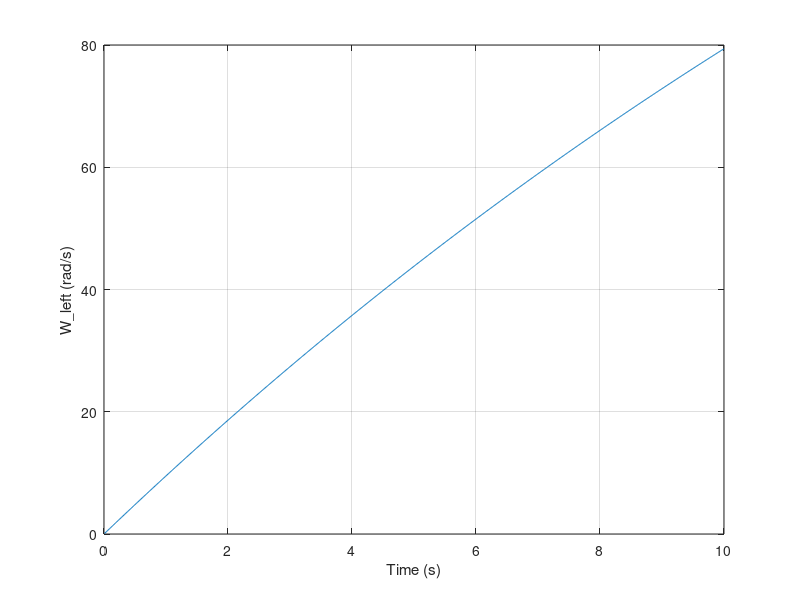

MATLAB code for this plot: (Note: this script raises an error after producing the figure.)
%% AGV Kinematics

%% Main Simulation loop

function AGV_Kinematics_and_Controller

    clc; close all; clear;

    % 1. Initialize System Components
    % Simulation timing parameters
    dt = 0.01; 

    kinematics = AGV_kinematics();
    cmd = velocity_generator(dt);

    t_final = cmd.time(end);
    time = 0:dt:t_final;
    N = length(time);

    % Initial robot state: [x, y, theta]
    q = [0; 0; 0]; 
    XI = zeros(3, N); % Log state history
    
   % Controller setup: Standardize PID struct fields
    PID_gains       = [10, 0.1, 0.5, 2.0]; % [Kp, Ki, Kd, i_limit]
    PID_motor_gains = [2, 1, 0.1, 2.0];

    % Initialize using the exact same struct template
    pid_template   = struct('integral', 0, 'prev_error', 0, 'd_filt', 0);
    turret_PIDs    = repmat(pid_template, 1, 4);
    motor_PIDs     = repmat(pid_template, 4, 2);
    omega_m_actual = zeros(4, 2);
    
    % 2. Initialize 8 motor PID controller structs (4 turrets x 2 wheels)
    for i = 1:4
        for j = 1:2
            motor_PIDs(i, j).integral   = 0;
            motor_PIDs(i, j).prev_error = 0;
        end
    end

    % Test 01 - Kinematics Sanity check

    kinematics = AGV_kinematics();
    test01_velocity = [1 0 0 -0.3;
        0 1 0 0;
        0 0 1 1];

    turret_velocities_Vx = reshape(kinematics.wheel_array * test01_velocity(:,1), 2, 4)';
    turret_velocities_Vy = reshape(kinematics.wheel_array * test01_velocity(:,2), 2, 4)';
    turret_velocities_W = reshape(kinematics.wheel_array * test01_velocity(:,3), 2, 4)';
    turret_velocities_04 = reshape(kinematics.wheel_array * test01_velocity(:,4), 2, 4)';

    disp('--- Pure Vx = 1 ---');
    disp(turret_velocities_Vx);
    
    disp('--- Pure Vy = 1 ---');
    disp(turret_velocities_Vy);
    
    disp('--- Pure W = 1 ---');
    disp(turret_velocities_W);

    disp('--- Test 04 ---');
    disp(turret_velocities_04);



    % Test 02 - Wheel/Turrets dynamics sanity test

    W_left_test = 0;
    W_right_test = 0;
    phi_dot_test = 0;
    Torque_left_test = 5;
    Torque_right_test = 15;


    dt = 0.01;
    T_final = 10;
    N = T_final/dt;
    W_L_history = zeros(1, N);
    
    for k = 1:N
        [dW_L, dW_R, dphi_dot] = wheel_and_turret_dynamics(W_left_test, W_right_test, phi_dot_test, Torque_left_test, Torque_right_test, kinematics);
        W_left_test  = W_left_test  + dW_L * dt;
        W_right_test = W_right_test + dW_R * dt;
        W_L_history(k) = W_left_test;
        phi_dot_test = phi_dot_test + dphi_dot * dt;
        phi_dot_history(k) = phi_dot_test;
    end

    plot((1:N)*dt, phi_dot_history);
    xlabel('Time (s)'); ylabel('W\_left (rad/s)'); grid on;

    % Test 03 - Pure Vx test
    kinematics = AGV_kinematics();
    PID_gains       = [10, 0.1, 0.5, 2.0];
    PID_motor_gains = [2, 1, 0.1, 2.0];
    pid_template   = struct('integral', 0, 'prev_error', 0, 'd_filt', 0);
    turret_PIDs    = repmat(pid_template, 1, 4);
    motor_PIDs     = repmat(pid_template, 4, 2);
    omega_m_actual = zeros(4, 2);
     
    dt = 0.01;
    T_final = 10;
    N = T_final/dt;
     
    Vx = -0.3; Vy = 0; W = 1;   % diagonal step
     
    turret_angle_hist = zeros(4, N);
    Vbody_act_hist    = zeros(3, N);
    
    
    for k = 1:N
        [phi_dot_cmd, torque_cmd, turret_PIDs, motor_PIDs, kinematics, omega_m_actual, V_body_act] = ...
            control_loop(Vx, Vy, W, kinematics, turret_PIDs, motor_PIDs, PID_gains, PID_motor_gains, omega_m_actual, dt);
        turret_angle_hist(:,k) = kinematics.turret_angles;
        Vbody_act_hist(:,k) = V_body_act;
    end
     
    t = (1:N)*dt;
    turret_spread = max(turret_angle_hist,[],1) - min(turret_angle_hist,[],1);
    
    figure('Name','Diagonal step - overview');
    subplot(2,1,1);
    plot(t, turret_angle_hist'); ylabel('turret angle (rad)'); xlabel('Time (s)'); grid on;
    legend('turret 1','turret 2','turret 3','turret 4');
    title('Turret angles - all should settle at \pi/4');
     
    subplot(2,1,2);
    plot(t, Vbody_act_hist'); ylabel('V\_body\_act'); xlabel('Time (s)'); grid on;
    legend('Vx\_act','Vy\_act','W\_act');
    title('Vx\_act vs Vy\_act - checking for asymmetric transient');
    
    figure('Name','Diagonal step - turret synchronization');
    plot(t, turret_spread, 'LineWidth', 1.5); grid on;
    xlabel('Time (s)'); ylabel('max(angle) - min(angle)  (rad)');
    title('Turret desynchronization over time (0 = perfectly synced)');
     
    fprintf('Max turret angle spread during transient: %.5f rad (%.3f deg)\n', ...
        max(turret_spread), max(turret_spread)*180/pi);
    fprintf('Peak Vx_act: %.4f   Peak Vy_act: %.4f   (commanded Vx=Vy=%.2f)\n', ...
        max(Vbody_act_hist(1,:)), max(Vbody_act_hist(2,:)), Vx);

    % Test04 - Kinematic verification due to Vx 
    kinematics = AGV_kinematics();
    P = pinv(kinematics.wheel_array);
    disp('Row producing Vx_act:'); disp(P(1,:));
    disp('Row producing Vy_act:'); disp(P(2,:));
    disp('Row producing W_act:');  disp(P(3,:));

    diff_xy = Vbody_act_hist(1,:) - Vbody_act_hist(2,:);
    fprintf('Max |Vx_act - Vy_act| during transient: %.6f\n', max(abs(diff_xy)));
    plot(t, diff_xy); xlabel('Time (s)'); ylabel('Vx\_act - Vy\_act'); grid on;
    title('Difference between Vx\_act and Vy\_act — should be ~0 if truly symmetric');

    predicted_shape = cos(turret_angle_hist(1,:)) - sin(turret_angle_hist(1,:));
    figure; plot(t, predicted_shape); grid on;
    title('cos(\phi) - sin(\phi) — predicted shape of the Vx-Vy asymmetry');

    % % 2. Main Simulation Loop
    % % Inside function AGV_Kinematics_and_Controller
    % % Replace section inside "for k = 1:N" loop:
    % 
    % for k = 1:N
    %     t_curr = time(k);
    % 
    %     % Direct continuous interpolation lookup
    %     Vx = cmd.vx(k);
    %     Vy = cmd.vy(k);
    %     W  = cmd.w(k); 
    % 
    %     % Run Control Loop to calculate steering rate, motor torques, and update physical states
    %     [phi_dot_cmd, torque_cmd, turret_PIDs, motor_PIDs, kinematics, omega_m_actual, V_body_act] = ...
    %         control_loop(Vx, Vy, W, kinematics, turret_PIDs, motor_PIDs, PID_gains, PID_motor_gains, omega_m_actual, dt);
    % 
    %     % Theoretical state q integration transformed into World Frame
    %     theta = q(3);
    %     R = [cos(theta), -sin(theta), 0;
    %          sin(theta),  cos(theta), 0;
    %          0,           0,          1];
    % 
    %     q_dot = R * [Vx; Vy; W];
    %     q = q + q_dot * dt;
    % 
    %     robot_pose = [kinematics.pose(1); kinematics.pose(2); kinematics.pose(3)];
    %     % Log state
    %     XI(:, k)  = robot_pose;
    %     XII(:, k) = q;
    % end
    % 
    % % 3. Plotting & Animation
    % run_animation(time, XI, dt); 
    % 
    % run_animation(time, XII, dt); 
    % 
    % plot_tracking_errors(time, XI, XII);

end


%% Kinematics of the system

function kinematics_AGV = AGV_kinematics() 

    distance_x = 0.657; % m
    distance_y = 0.18625; % m
    kinematics_AGV.k_gear = 7.58;
    kinematics_AGV.pose = [0; 0; 0];

    kinematics_AGV.turrets_position = [
        distance_x, -distance_y;
        -distance_x, -distance_y;
        -distance_x, distance_y;
        distance_x, distance_y];

    kinematics_AGV.wheel_array = [
        1, 0, -kinematics_AGV.turrets_position(1,2);
        0, 1, kinematics_AGV.turrets_position(1,1);
        1, 0, -kinematics_AGV.turrets_position(2,2);
        0, 1, kinematics_AGV.turrets_position(2,1);
        1, 0, -kinematics_AGV.turrets_position(3,2);
        0, 1, kinematics_AGV.turrets_position(3,1);
        1, 0, -kinematics_AGV.turrets_position(4,2);
        0, 1, kinematics_AGV.turrets_position(4,1)];

    kinematics_AGV.radius_wheel = 0.07; % m
    kinematics_AGV.distance_between_wheels = 0.15; % m

    kinematics_AGV.turret_angles = [0, 0, 0, 0];

end

%% Wheel and turret dynamics

function [W_dot_left_motor, W_dot_right_motor, acceleration_turret] = wheel_and_turret_dynamics(W_left, W_right, phi_dot, torque_left, torque_right, kinematics)

    % --- Physical Parameters ---, 
    wheel_radius   = kinematics.radius_wheel;;  % r (m)
    wheel_distance = kinematics.distance_between_wheels;  % d (m)
    k_gear         = kinematics.k_gear;   % Gear ratio
    J_wheel        = 0.145833;  % Motor + wheel inertia J_mw (kg*m^2)
    I_turret       = 0.481014;   % Turret moment of inertia I (kg*m^2)
    b_motor        = 0.01;  % Motor viscous damping constant
    b_turret       = 0.02;  % Turret steering damping constant

    % Wheel dynamics
    % Transform wheel speed to motor (rpms)
    W_left_motor =  k_gear*W_left;
    W_right_motor = k_gear*W_right;

    % Calculate motor acceleration
    W_dot_left_motor  = (torque_left  - b_motor * W_left)  / J_wheel;
    W_dot_right_motor = (torque_right - b_motor * W_right) / J_wheel;

    torque_turret = (wheel_radius/wheel_distance)*(torque_right - torque_left);

    acceleration_turret = (1/I_turret) * (torque_turret - b_turret*phi_dot);


end

%% Controller for the AGV

function [u, PID] = PID_controller(PID, Gains, error_val, dt, u_max)
    if nargin < 5
        u_max = Inf; % Default unconstrained
    end

    Kp = Gains(1);
    Ki = Gains(2);
    Kd = Gains(3);
    i_limit = Gains(4);

    % Derivative with low-pass filter
    alpha = 0.1;
    d_raw = (error_val - PID.prev_error) / dt;
    PID.d_filt = alpha * d_raw + (1 - alpha) * PID.d_filt;

    % Proportional + Derivative output
    u_pd = Kp * error_val + Kd * PID.d_filt;
    
    % Unclamped control signal using existing integral state
    u_raw = u_pd + Ki * PID.integral;
    
    % Saturate control signal
    u = min(max(u_raw, -u_max), u_max);
    
    % Anti-windup conditional integration (only accumulate integral if not saturated)
    if u_raw == u
        PID.integral = PID.integral + error_val * dt;
        PID.integral = min(max(PID.integral, -i_limit), i_limit);
    end

    PID.prev_error = error_val;
end

%% Control loop

function [phi_dot_cmd, torque_cmd, turret_PIDs, motor_PIDs, kinematics, omega_m_actual, V_body_act] = ...
    control_loop(Vx, Vy, W, kinematics, turret_PIDs, motor_PIDs, Gains, Gains_motor, omega_m_actual, dt)
    
    velocity = [Vx; Vy; W];

    turrets_velocities = reshape(kinematics.wheel_array * velocity, 2,4)';

    phi_dot_cmd = zeros(4, 1);
    omega_wheels = zeros(4, 2);

    torque_max = 100;

    for i = 1:4
        
        % Extract velocities 
        vx_i = turrets_velocities(i, 1);
        vy_i = turrets_velocities(i, 2);

        v_bar = sqrt(vx_i^2 + vy_i^2);
        raw_phi = atan2(vy_i, vx_i);

        phi_limit = 105 * (pi / 180);
        is_stopped = (abs(Vx) < 1e-3 && abs(Vy) < 1e-3 && abs(W) < 1e-3);

        % Swerve optimization: flip wheel direction if angle exceeds mechanical limit (+/-105 deg)
        hysteresis = 5*pi/180;
        if abs(raw_phi) > phi_limit + hysteresis
            phi_desired = wrapToPi(raw_phi + pi);
            v_bar = -v_bar;
            turret_PIDs(i).integral = 0;      
        else
            phi_desired = raw_phi;
        end

        % Enforce strict physical limit saturation
        phi_desired = min(max(phi_desired, -phi_limit), phi_limit);

        % Actual data of the robot
        phi_actual = kinematics.turret_angles(i);
        error_phi = wrapToPi(phi_desired - phi_actual);
        v_bar = v_bar * max(0, cos(error_phi));


        % Heading PID controllers definition
        % Heading PID controllers definition
        phi_dot_max = 3;
        [phi_dot, turret_PIDs(i)] = PID_controller(turret_PIDs(i), Gains, error_phi, dt, phi_dot_max);
        phi_dot_cmd(i) = phi_dot;

        % Differential robot wheel conversion (Consistent with phi_dot_act derivation)
        v_left  = v_bar - 0.5 * kinematics.distance_between_wheels * phi_dot;
        v_right = v_bar + 0.5 * kinematics.distance_between_wheels * phi_dot;
        
        omega_left  = v_left  / kinematics.radius_wheel;
        omega_right = v_right / kinematics.radius_wheel;
        kinematics.omega_wheels(i,:) = [omega_left, omega_right];
        omega_cmd_m = kinematics.k_gear * [omega_left, omega_right];

        % Reset integrals when stopped to eliminate windup drift
        if is_stopped
            omega_cmd_m = [0, 0];
            turret_PIDs(i).integral = 0;
            turret_PIDs(i).d_filt   = 0;
            motor_PIDs(i, 1).integral = 0;
            motor_PIDs(i, 2).integral = 0;
        end

        % Wheel motor PID controllers
        for j = 1:2 
            error_omega = omega_cmd_m(j) - omega_m_actual(i, j);
            [torque_cmd(i, j), motor_PIDs(i,j)] = PID_controller(motor_PIDs(i,j), Gains_motor, error_omega, dt, torque_max);
        end 

        W_mL  = omega_m_actual(i, 1);
        W_mR  = omega_m_actual(i, 2);
        tau_L = torque_cmd(i, 1);
        tau_R = torque_cmd(i, 2);

        % Stop residual motor creep at rest
        if is_stopped && norm(omega_m_actual(i, :)) < 0.1
            omega_m_actual(i, :) = [0, 0];
        end
    
        [dW_L, dW_R, dphi_dot] = wheel_and_turret_dynamics(W_mL, W_mR, phi_dot, tau_L, tau_R, kinematics);
    
        % Integrate to update physical states for next step
        omega_m_actual(i, 1) = W_mL + dW_L * dt;
        omega_m_actual(i, 2) = W_mR + dW_R * dt;
        % phi_dot  = phi_dot  + dphi_dot * dt;
        % phi      = phi      + phi_dot  * dt;
    
        W_wl_act = omega_m_actual(i, 1) / kinematics.k_gear;
        W_wr_act = omega_m_actual(i, 2) / kinematics.k_gear;
        
        phi_dot_act = kinematics.radius_wheel * (W_wr_act - W_wl_act) / kinematics.distance_between_wheels;
        kinematics.turret_angles(i) = wrapToPi(phi_actual + phi_dot_act * dt);   % was: phi_actual + phi_dot*dt
    
        % Average wheel speed to get center linear speed v_i
        v_i_act = kinematics.radius_wheel * ((W_wl_act + W_wr_act) / 2);
        
        % Store x and y actual components in 8x1 vector for pinv()
        phi_curr = kinematics.turret_angles(i);
        V_turrets_act(2*i - 1) = v_i_act * cos(phi_curr);
        V_turrets_act(2*i)     = v_i_act * sin(phi_curr);

    end
    
    % 1. Solve actual chassis body velocities [Vx_act; Vy_act; W_act] (3x1)
    V_body_act = pinv(kinematics.wheel_array) * V_turrets_act(:);
    
    Vx_act = V_body_act(1);
    Vy_act = V_body_act(2);
    W_act  = V_body_act(3);
    
    % 2. Extract current global orientation theta
    theta = kinematics.pose(3);
    
    % 3. Transform body frame velocities to world frame velocities
    x_dot     = Vx_act * cos(theta) - Vy_act * sin(theta);
    y_dot     = Vx_act * sin(theta) + Vy_act * cos(theta);
    theta_dot = W_act;
    
    % 4. Integrate world frame velocity over dt to update global AGV pose
    kinematics.pose(1) = kinematics.pose(1) + x_dot * dt;     % Global X (m)
    kinematics.pose(2) = kinematics.pose(2) + y_dot * dt;     % Global Y (m)
    kinematics.pose(3) = wrapToPi(kinematics.pose(3) + theta_dot * dt); % Global Theta (rad)



end


%% Warehouse enviroment

function warehouse = warehouse_function()

    warehouse.width = 30; % m
    warehouse.length = 50; % m
    
    % Obstables = [x y width length
    warehouse.obstacles = [
        5 5 10 2;
        5 15 10 2
        25 5 10 2;
        25 15 10 2];

    warehouse.startPosition = [0, 0];
    warehouse.goalPosition = [warehouse.length, warehouse.width];

end

%% Velocity generator
function command = velocity_generator(dt)
    % Your keyframe arrays (regardless of their individual lengths)
    vx_key = [1.0, 0.8, 0.6, 0.4, 0.2, 0.0, -0.2, -0.4, -0.6, -0.8, -1.0, -0.8, -0.6, -0.4, -0.2, 0.0, ...
              0.2, 0.4, 0.6, 0.8, 1.0, 0.6, 0.2, -0.2, -0.6, -1.0, -0.8, -0.6, -0.4, -0.2, 0.0, ...
              0.0, 0.2, 0.4, 0.6, 0.8, 0.8, 0.6, 0.4, 0.2, 0.0, -0.2, -0.4, -0.6, -0.8, -1.0, ...
              -0.8, -0.6, -0.4, -0.2, 0.0, 0.0, 0.0, 0.0, 0.0, 0.0, 0.0, 0.0, 0.0, 0.0, 0.0];
          
    vy_key = [0.0, 0.2, 0.4, 0.6, 0.8, 1.0, 0.8, 0.6, 0.4, 0.2, 0.0, -0.2, -0.4, -0.6, -0.8, -1.0, ...
              -0.8, -0.6, -0.4, -0.2, 0.0, 0.2, 0.4, 0.6, 0.8, 1.0, 0.8, 0.6, 0.4, 0.2, 0.0, ...
              0.0, 0.0, 0.0, 0.0, 0.0, 0.2, 0.4, 0.6, 0.8, 1.0, 0.8, 0.6, 0.4, 0.2, 0.0, ...
              -0.2, -0.4, -0.6, -0.8, -1.0, -0.8, -0.6, -0.4, -0.2, 0.0, 0.0, 0.0, 0.0, 0.0, 0.0];
          
    w_key  = [0.0, 0.0, 0.0, 0.0, 0.0, 0.0, 0.0, 0.0, 0.0, 0.0, 0.0, 0.0, 0.0, 0.0, 0.0, 0.0, ...
              0.0, 0.0, 0.0, 0.0, 0.0, 0.0, 0.0, 0.0, 0.0, 0.0, 0.0, 0.0, 0.0, 0.0, 1.0, ...
              1.0, 0.8, 0.6, 0.4, 0.2, 0.0, 0.0, -0.2, -0.4, -0.6, -0.8, -1.0, -1.0, -0.8, -0.6, -0.4, -0.2, 0.0, ...
              0.0, 0.2, 0.4, 0.6, 0.8, 1.0, 1.0, 0.8, 0.6, 0.4, 0.2];

    % Create individual time axes matched strictly to each vector's length
    t_vx = 0:(length(vx_key) - 1);
    t_vy = 0:(length(vy_key) - 1);
    t_w  = 0:(length(w_key) - 1);

    % Global simulation time vector up to the maximum keyframe index available
    max_t = max([t_vx(end), t_vy(end), t_w(end)]);
    command.time = 0:dt:max_t;
    
    % Interpolate each trajectory independently using its own coordinate map
    command.vx = interp1(t_vx, vx_key, command.time, 'linear', 'extrap');
    command.vy = interp1(t_vy, vy_key, command.time, 'linear', 'extrap');
    command.w  = interp1(t_w,  w_key,  command.time, 'linear', 'extrap');
end

%% --- AGV Animation Plotting ---
function run_animation(t, XI, dt)
    figure('Name', 'AGV Simulation', 'NumberTitle', 'off');

    XI(3,:) = unwrap(XI(3,:));
    
    % Subplot 1: Trajectory
    subplot(2, 1, 1);
    plot(t, XI', 'LineWidth', 1.5);
    xlabel('Time (s)'); ylabel('State Vector');
    legend('x (m)', 'y (m)', '\theta (rad)', 'Location', 'best');
    grid on; title('State vs Time');

    % Subplot 2: 2D Motion Animation
    subplot(2, 1, 2);
    grid on; hold on; axis equal;
    title('AGV Motion Trajectory');
    xlabel('X Position (m)'); ylabel('Y Position (m)');
    
    trajplot = plot(XI(1,1), XI(2,1), '--k', 'LineWidth', 1);
    
    % Draw initial AGV body triangle
    BV = [-0.3, 0, 0.3; -0.2, 0.4, -0.2];
    q0 = XI(:, 1);
    R0 = [cos(q0(3)-pi/2), -sin(q0(3)-pi/2); sin(q0(3)-pi/2), cos(q0(3)-pi/2)];
    IV = R0 * BV;
    bodyplot = fill(IV(1,:) + q0(1), IV(2,:) + q0(2), [0.3, 0.7, 0.9]);

    % Downsampled animation loop for performance
    step_stride = max(1, round(0.05 / dt));
    for n = 1:step_stride:length(t)
        q = XI(:, n);
        x = q(1); y = q(2); theta = q(3);
        
        trajplot.XData = XI(1, 1:n);
        trajplot.YData = XI(2, 1:n);
        
        R = [cos(theta-pi/2), -sin(theta-pi/2); sin(theta-pi/2), cos(theta-pi/2)];
        IV = R * BV;
        bodyplot.XData = IV(1,:) + x;
        bodyplot.YData = IV(2,:) + y;
        
        drawnow limitrate;
    end
end

%% Error plots
% --- Plot Position Tracking Errors ---
function plot_tracking_errors(t, XI, XII)
    % Compute coordinate errors (q - actual)
    err_x = XII(1, :) - XI(1, :);
    err_y = XII(2, :) - XI(2, :);
    err_theta = wrapToPi(XII(3, :) - XI(3, :));
    err_distance = sqrt(err_x.^2 + err_y.^2); % Total Euclidean distance error

    figure('Name', 'Position Tracking Errors', 'NumberTitle', 'off');
    
    % Subplot 1: Component Errors (e_x, e_y, e_theta)
    subplot(2, 1, 1);
    plot(t, err_x, '-b', 'LineWidth', 1.5); hold on;
    plot(t, err_y, '-r', 'LineWidth', 1.5);
    plot(t, err_theta, '-m', 'LineWidth', 1.5);
    yline(0, '--k', 'Alpha', 0.5);
    xlabel('Time (s)'); ylabel('Error');
    legend('e_x = q_x - x_{act} (m)', 'e_y = q_y - y_{act} (m)', 'e_{\theta} = q_{\theta} - \theta_{act} (rad)', 'Location', 'best');
    grid on; title('Component Tracking Errors over Time');

    % Subplot 2: Total Distance Error Magnitude
    subplot(2, 1, 2);
    plot(t, err_distance, '-k', 'LineWidth', 1.5);
    xlabel('Time (s)'); ylabel('Position Error (m)');
    grid on; title('Euclidean Distance Error ||e_{pos}|| = \sqrt{e_x^2 + e_y^2}');
end
